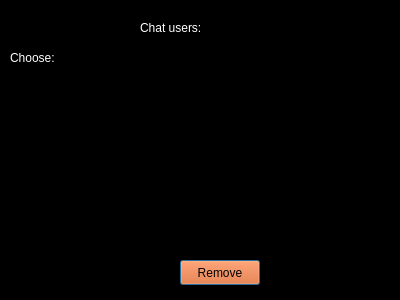
<?xml version="1.0" encoding="UTF-8"?>
<ui version="4.0">
 <class>RemoveDialog</class>
 <widget class="QDialog" name="RemoveDialog">
  <property name="geometry">
   <rect>
    <x>0</x>
    <y>0</y>
    <width>400</width>
    <height>300</height>
   </rect>
  </property>
  <property name="windowTitle">
   <string>Dialog</string>
  </property>
  <property name="styleSheet">
   <string notr="true">background-color: rgb(0, 0, 0);
color: rgb(255, 255, 255);</string>
  </property>
  <widget class="QLabel" name="label">
   <property name="geometry">
    <rect>
     <x>140</x>
     <y>20</y>
     <width>101</width>
     <height>16</height>
    </rect>
   </property>
   <property name="text">
    <string>Chat users:</string>
   </property>
  </widget>
  <widget class="QListWidget" name="usersList">
   <property name="geometry">
    <rect>
     <x>120</x>
     <y>50</y>
     <width>256</width>
     <height>192</height>
    </rect>
   </property>
   <property name="styleSheet">
    <string notr="true">background-color: rgb(0, 0, 0);
color: rgb(255, 255, 255);</string>
   </property>
  </widget>
  <widget class="QLabel" name="label_2">
   <property name="geometry">
    <rect>
     <x>10</x>
     <y>50</y>
     <width>55</width>
     <height>16</height>
    </rect>
   </property>
   <property name="text">
    <string>Choose:</string>
   </property>
  </widget>
  <widget class="QPushButton" name="remove">
   <property name="geometry">
    <rect>
     <x>180</x>
     <y>260</y>
     <width>80</width>
     <height>25</height>
    </rect>
   </property>
   <property name="styleSheet">
    <string notr="true">background-color: rgb(255, 85, 0);
color: rgb(0, 0, 0);</string>
   </property>
   <property name="text">
    <string>Remove</string>
   </property>
  </widget>
 </widget>
 <resources/>
 <connections/>
</ui>
